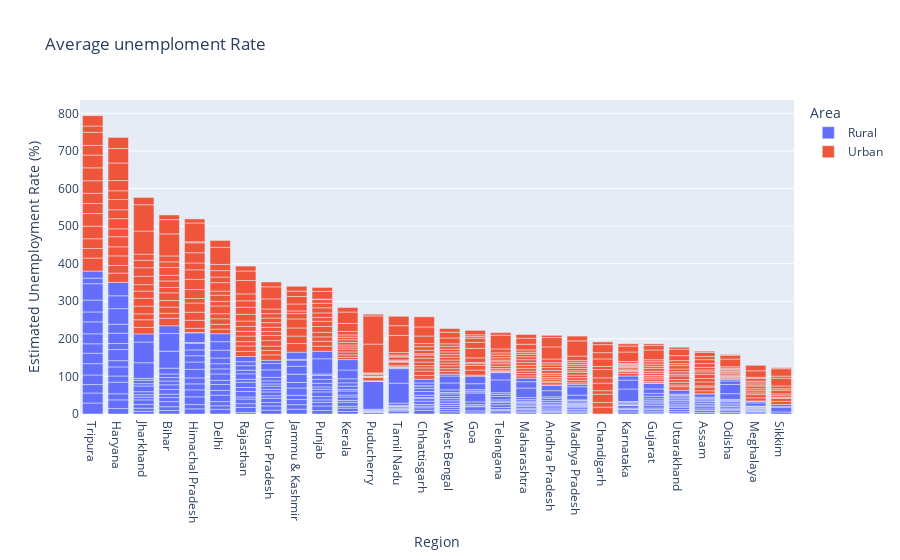

Write notebook code for a chart like this one.
### Code cell
plt.figure(figsize=(10, 6))

fig = px.bar(df, x = 'Region', y = "Estimated Unemployment Rate (%)", color = "Area", title = "Average unemploment Rate")
fig.update_layout(xaxis = {'categoryorder':'total descending'})
fig.show()

### Figure 1 — Plotly figure (JSON) as saved in the notebook; plotly's stock layout.template omitted (floating-point values rounded to 4 significant figures; data arrays with more than 128 entries replaced by an {"elided": "..."} marker saying what was removed)
{"data": [{"alignmentgroup": "True", "hovertemplate": "Area=Rural<br>Region=%{x}<br>Estimated Unemployment Rate (%)=%{y}<extra></extra>", "legendgroup": "Rural", "marker": {"color": "#636efa", "pattern": {"shape": ""}}, "name": "Rural", "offsetgroup": "Rural", "orientation": "v", "showlegend": true, "textposition": "auto", "type": "bar", "x": {"elided": "359 str values"}, "xaxis": "x", "y": {"elided": "359 float values"}, "yaxis": "y"}, {"alignmentgroup": "True", "hovertemplate": "Area=Urban<br>Region=%{x}<br>Estimated Unemployment Rate (%)=%{y}<extra></extra>", "legendgroup": "Urban", "marker": {"color": "#EF553B", "pattern": {"shape": ""}}, "name": "Urban", "offsetgroup": "Urban", "orientation": "v", "showlegend": true, "textposition": "auto", "type": "bar", "visible": true, "x": {"elided": "381 str values"}, "xaxis": "x", "y": {"elided": "381 float values"}, "yaxis": "y"}], "layout": {"autosize": true, "barmode": "relative", "legend": {"title": {"text": "Area"}, "tracegroupgap": 0}, "title": {"text": "Average unemploment Rate"}, "xaxis": {"anchor": "y", "autorange": true, "categoryorder": "total descending", "domain": [0, 1], "range": [-0.5, 27.5], "title": {"text": "Region"}, "type": "category"}, "yaxis": {"anchor": "x", "autorange": true, "domain": [0, 1], "range": [0, 835.6], "title": {"text": "Estimated Unemployment Rate (%)"}, "type": "linear"}}}
